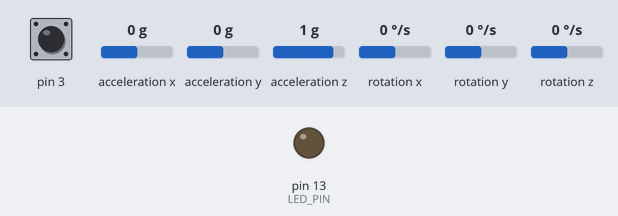
Recording of a sketch running on a simulated Arduino Leonardo, built with avr-gcc and run on an emulated ATmega32U4. On the bench: output pins drawn as LEDs (lit = HIGH). Dashed ring = blinking. Inputs (shaded band) come from the test bench; at power-on: pin 3 HIGH, acceleration x 0 g, acceleration y 0 g, acceleration z 1 g, rotation x 0 °/s, rotation y 0 °/s, rotation z 0 °/s. The sensor or clock chip raises its interrupt line as the real part does; what the sketch prints to the serial monitor is not drawn.

Above: at 0.1 s.
At 0.6 s:
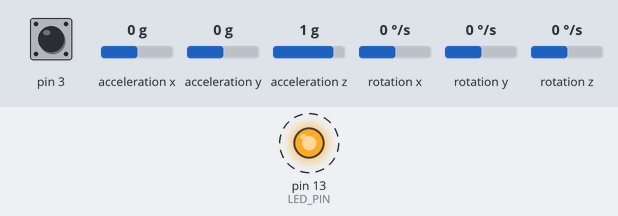
Timing chart, 0 to 3.6 s (numbered marks = the images above):
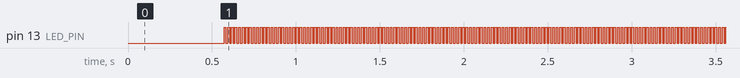

The sketch:

mpu_6050_i2cdevlibDMP.ino
```cpp
// Modification to Jeff Rowberg's code below to calculate commplementary filter data
// to be compared to the orientation angle data produced by the MPU-6050 DMP - DA

// I2C device class (I2Cdev) demonstration Arduino sketch for MPU6050 class using DMP (MotionApps v2.0)
// 6/21/2012 by Jeff Rowberg <jeff@rowberg.net>
// Updates should (hopefully) always be available at https://github.com/jrowberg/i2cdevlib
//
// Changelog:
//     2012-06-21 - added note about Arduino 1.0.1 + Leonardo compatibility error
//     2012-06-20 - improved FIFO overflow handling and simplified read process
//     2012-06-19 - completely rearranged DMP initialization code and simplification
//     2012-06-13 - pull gyro and accel data from FIFO packet instead of reading directly
//     2012-06-09 - fix broken FIFO read sequence and change interrupt detection to RISING
//     2012-06-05 - add gravity-compensated initial reference frame acceleration output
//                - add 3D math helper file to DMP6 example sketch
//                - add output and Yaw/Pitch/Roll output formats
//     2012-06-04 - remove accel offset clearing for better results (thanks Sungon Lee)
//     2012-06-01 - fixed gyro sensitivity to be 2000 deg/sec instead of 250
//     2012-05-30 - basic DMP initialization working

/* ============================================
I2Cdev device library code is placed under the MIT license
Copyright (c) 2012 Jeff Rowberg

Permission is hereby granted, free of charge, to any person obtaining a copy
of this software and associated documentation files (the "Software"), to deal
in the Software without restriction, including without limitation the rights
to use, copy, modify, merge, publish, distribute, sublicense, and/or sell
copies of the Software, and to permit persons to whom the Software is
furnished to do so, subject to the following conditions:

The above copyright notice and this permission notice shall be included in
all copies or substantial portions of the Software.

THE SOFTWARE IS PROVIDED "AS IS", WITHOUT WARRANTY OF ANY KIND, EXPRESS OR
IMPLIED, INCLUDING BUT NOT LIMITED TO THE WARRANTIES OF MERCHANTABILITY,
FITNESS FOR A PARTICULAR PURPOSE AND NONINFRINGEMENT. IN NO EVENT SHALL THE
AUTHORS OR COPYRIGHT HOLDERS BE LIABLE FOR ANY CLAIM, DAMAGES OR OTHER
LIABILITY, WHETHER IN AN ACTION OF CONTRACT, TORT OR OTHERWISE, ARISING FROM,
OUT OF OR IN CONNECTION WITH THE SOFTWARE OR THE USE OR OTHER DEALINGS IN
THE SOFTWARE.
===============================================
*/

// Arduino Wire library is required if I2Cdev I2CDEV_ARDUINO_WIRE implementation
// is used in I2Cdev.h
#include "Wire.h"

// I2Cdev and MPU6050 must be installed as libraries, or else the .cpp/.h files
// for both classes must be in the include path of your project
#include "I2Cdev.h"

#include "MPU6050_6Axis_MotionApps20.h"
//#include "MPU6050.h" // not necessary if using MotionApps include file

// class default I2C address is 0x68
// specific I2C addresses may be passed as a parameter here
// AD0 low = 0x68 (default for SparkFun breakout and InvenSense evaluation board)
// AD0 high = 0x69

MPU6050 mpu;

/* =========================================================================
   NOTE: In addition to connection 3.3v, GND, SDA, and SCL, this sketch
   depends on the MPU-6050's INT pin being connected to the Arduino's
   external interrupt #0 pin. On the Arduino Uno and Mega 2560, this is
   digital I/O pin 2.
 * ========================================================================= */

/* =========================================================================
   NOTE: Arduino v1.0.1 with the Leonardo board generates a compile error
   when using Serial.write(buf, len). The Teapot output uses this method.
   The solution requires a modification to the Arduino USBAPI.h file, which
   is fortunately simple, but annoying. This will be fixed in the next IDE
   release. For more info, see these links:

   http://arduino.cc/forum/index.php/topic,109987.0.html
   http://code.google.com/p/arduino/issues/detail?id=958
 * ========================================================================= */

#define LED_PIN 13 // (Arduino is 13, Teensy is 11, Teensy++ is 6)
bool blinkState = false;


// MPU control/status vars
bool dmpReady = false;  // set true if DMP init was successful
uint8_t mpuIntStatus;   // holds actual interrupt status byte from MPU
uint8_t devStatus;      // return status after each device operation (0 = success, !0 = error)
uint16_t packetSize;    // expected DMP packet size (default is 42 bytes)
uint16_t fifoCount;     // count of all bytes currently in FIFO
uint8_t fifoBuffer[64]; // FIFO storage buffer

// Orientation/motion variables
Quaternion q;
VectorFloat gravity;
float euler[3];
float ypr[3];

// Use the following global variables and access functions to help store the overall
// rotation angle of the sensor
unsigned long last_read_time;
float         last_x_angle;  // These are the filtered angles
float         last_y_angle;
float         last_z_angle;
float         last_gyro_x_angle;  // Store the gyro angles to compare drift
float         last_gyro_y_angle;
float         last_gyro_z_angle;

void set_last_read_angle_data(unsigned long time, float x, float y, float z, float x_gyro, float y_gyro, float z_gyro) {
  last_read_time = time;
  last_x_angle = x;
  last_y_angle = y;
  last_z_angle = z;
  last_gyro_x_angle = x_gyro;
  last_gyro_y_angle = y_gyro;
  last_gyro_z_angle = z_gyro;
}

inline unsigned long get_last_time() {return last_read_time;}
inline float get_last_x_angle() {return last_x_angle;}
inline float get_last_y_angle() {return last_y_angle;}
inline float get_last_z_angle() {return last_z_angle;}
inline float get_last_gyro_x_angle() {return last_gyro_x_angle;}
inline float get_last_gyro_y_angle() {return last_gyro_y_angle;}
inline float get_last_gyro_z_angle() {return last_gyro_z_angle;}

//  Use the following global variables
//  to calibrate the gyroscope sensor and accelerometer readings
float    base_x_gyro = 0;
float    base_y_gyro = 0;
float    base_z_gyro = 0;
float    base_x_accel = 0;
float    base_y_accel = 0;
float    base_z_accel = 0;
float yawOffset;

// This global variable tells us how to scale gyroscope data
float    GYRO_FACTOR;

// This global varible tells how to scale acclerometer data
float    ACCEL_FACTOR;

// Variables to store the values from the sensor readings
int16_t ax, ay, az;
int16_t gx, gy, gz;

// Buffer for data output
char dataOut[256];
// ================================================================
// ===               INTERRUPT DETECTION ROUTINE                ===
// ================================================================

volatile bool mpuInterrupt = false;     // indicates whether MPU interrupt pin has gone high
void dmpDataReady() {
    mpuInterrupt = true;
}

// ================================================================
// ===                CALIBRATION_ROUTINE                       ===
// ================================================================
// Simple calibration - just average first few readings to subtract
// from the later data
void calibrate_sensors() {
  int       num_readings = 10;

  // Discard the first reading (don't know if this is needed or
  // not, however, it won't hurt.)
  mpu.getMotion6(&ax, &ay, &az, &gx, &gy, &gz);

  // Read and average the raw values
  for (int i = 0; i < num_readings; i++) {
    mpu.getMotion6(&ax, &ay, &az, &gx, &gy, &gz);
    base_x_gyro += gx;
    base_y_gyro += gy;
    base_z_gyro += gz;
    base_x_accel += ax;
    base_y_accel += ay;
    base_y_accel += az;
  }

  base_x_gyro /= num_readings;
  base_y_gyro /= num_readings;
  base_z_gyro /= num_readings;
  base_x_accel /= num_readings;
  base_y_accel /= num_readings;
  base_z_accel /= num_readings;
}

// ================================================================
// ===                      INITIAL SETUP                       ===
// ================================================================


#define reed A0//pin connected to read switch

//storage variable
int reedVal;
int lastReedVal =1023;
//speed Sensor Reeder

void setup() {
    // join I2C bus (I2Cdev library doesn't do this automatically)
    Wire.begin();

    // initialize serial communication
    Serial.begin(57600);
    while (!Serial); // wait for Leonardo enumeration, others continue immediately

    // NOTE: 8MHz or slower host processors, like the Teensy @ 3.3v or Ardunio
    // Pro Mini running at 3.3v, cannot handle this baud rate reliably due to
    // the baud timing being too misaligned with processor ticks. You must use
    // 38400 or slower in these cases, or use some kind of external separate
    // crystal solution for the UART timer.

    // initialize device
    Serial.println(F("Initializing I2C devices..."));
    mpu.initialize();

    // verify connection
    Serial.println(F("Testing device connections..."));
    Serial.println(mpu.testConnection() ? F("MPU6050 connection successful") : F("MPU6050 connection failed"));

    /*  No waiting necessary for this version
    // wait for ready
    Serial.println(F("\nSend any character to begin DMP programming and demo: "));
    while (Serial.available() && Serial.read()); // empty buffer
    while (!Serial.available());                 // wait for data
    while (Serial.available() && Serial.read()); // empty buffer again
    */

    // load and configure the DMP
    Serial.println(F("Initializing DMP..."));
    devStatus = mpu.dmpInitialize();

    // make sure it worked (returns 0 if so)
    if (devStatus == 0) {
        // turn on the DMP, now that it's ready
        Serial.println(F("Enabling DMP..."));
        mpu.setDMPEnabled(true);

        // enable Arduino interrupt detection
        Serial.println(F("Enabling interrupt detection (Arduino external interrupt 0)..."));
        attachInterrupt(0, dmpDataReady, RISING);
        mpuIntStatus = mpu.getIntStatus();

        // set our DMP Ready flag so the main loop() function knows it's okay to use it
        Serial.println(F("DMP ready! Waiting for first interrupt..."));
        dmpReady = true;

        // Set the full scale range of the gyro
        uint8_t FS_SEL = 0;
        //mpu.setFullScaleGyroRange(FS_SEL);

        // get default full scale value of gyro - may have changed from default
        // function call returns values between 0 and 3
        uint8_t READ_FS_SEL = mpu.getFullScaleGyroRange();
        Serial.print("FS_SEL = ");
        Serial.println(READ_FS_SEL);
        GYRO_FACTOR = 131.0/(FS_SEL + 1);


        // get default full scale value of accelerometer - may not be default value.
        // Accelerometer scale factor doesn't reall matter as it divides out
        uint8_t READ_AFS_SEL = mpu.getFullScaleAccelRange();
        Serial.print("AFS_SEL = ");
        Serial.println(READ_AFS_SEL);
        //ACCEL_FACTOR = 16384.0/(AFS_SEL + 1);

        // Set the full scale range of the accelerometer
        //uint8_t AFS_SEL = 0;
        //mpu.setFullScaleAccelRange(AFS_SEL);

        // get expected DMP packet size for later comparison
        packetSize = mpu.dmpGetFIFOPacketSize();
    } else {
        // ERROR!
        // 1 = initial memory load failed
        // 2 = DMP configuration updates failed
        // (if it's going to break, usually the code will be 1)
        Serial.print(F("DMP Initialization failed (code "));
        Serial.print(devStatus);
        Serial.println(F(")"));
    }

    // configure LED for output
    pinMode(LED_PIN, OUTPUT);

    // get calibration values for sensors
    calibrate_sensors();
    set_last_read_angle_data(millis(), 0, 0, 0, 0, 0, 0);
}


// ================================================================
// ===                    MAIN PROGRAM LOOP                     ===
// ================================================================

void loop() {
    const float RADIANS_TO_DEGREES = 57.2958; //180/3.14159

    // if programming failed, don't try to do anything
    if (!dmpReady) return;

    unsigned long t_now = millis();

    // wait for MPU interrupt or extra packet(s) available
    while (!mpuInterrupt && fifoCount < packetSize) {

        // Keep calculating the values of the complementary filter angles for comparison with DMP here
        // Read the raw accel/gyro values from the MPU-6050
        mpu.getMotion6(&ax, &ay, &az, &gx, &gy, &gz);

        // Get time of last raw data read
        unsigned long t_now = millis();

        // Remove offsets and scale gyro data
        float gyro_x = (gx - base_x_gyro)/GYRO_FACTOR;
        float gyro_y = (gy - base_y_gyro)/GYRO_FACTOR;
        float gyro_z = (gz - base_z_gyro)/GYRO_FACTOR;
        float accel_x = ax; // - base_x_accel;
        float accel_y = ay; // - base_y_accel;
        float accel_z = az; // - base_z_accel;


        float accel_angle_y = atan(-1*accel_x/sqrt(pow(accel_y,2) + pow(accel_z,2)))*RADIANS_TO_DEGREES;
        float accel_angle_x = atan(accel_y/sqrt(pow(accel_x,2) + pow(accel_z,2)))*RADIANS_TO_DEGREES;
        float accel_angle_z = 0;

        // Compute the (filtered) gyro angles
        float dt =(t_now - get_last_time())/1000.0;
        float gyro_angle_x = gyro_x*dt + get_last_x_angle();
        float gyro_angle_y = gyro_y*dt + get_last_y_angle();
        float gyro_angle_z = gyro_z*dt + get_last_z_angle();

        // Compute the drifting gyro angles
        float unfiltered_gyro_angle_x = gyro_x*dt + get_last_gyro_x_angle();
        float unfiltered_gyro_angle_y = gyro_y*dt + get_last_gyro_y_angle();
        float unfiltered_gyro_angle_z = gyro_z*dt + get_last_gyro_z_angle();

        // Apply the complementary filter to figure out the change in angle - choice of alpha is
        // estimated now.  Alpha depends on the sampling rate...
        const float alpha = 0.96;
        float angle_x = alpha*gyro_angle_x + (1.0 - alpha)*accel_angle_x;
        float angle_y = alpha*gyro_angle_y + (1.0 - alpha)*accel_angle_y;
        float angle_z = gyro_angle_z;  //Accelerometer doesn't give z-angle

        // Update the saved data with the latest values
        set_last_read_angle_data(t_now, angle_x, angle_y, angle_z, unfiltered_gyro_angle_x, unfiltered_gyro_angle_y, unfiltered_gyro_angle_z);
    }

    // reset interrupt flag and get INT_STATUS byte
    mpuInterrupt = false;
    mpuIntStatus = mpu.getIntStatus();

    // get current FIFO count
    fifoCount = mpu.getFIFOCount();

    // check for overflow (this should never happen unless our code is too inefficient)
    if ((mpuIntStatus & 0x10) || fifoCount == 1024) {
        // reset so we can continue cleanly
        mpu.resetFIFO();
        Serial.println(F("FIFO overflow!"));

    // otherwise, check for DMP data ready interrupt (this should happen frequently)
    } else if (mpuIntStatus & 0x02) {
        // wait for correct available data length, should be a VERY short wait
        while (fifoCount < packetSize) fifoCount = mpu.getFIFOCount();

        // read a packet from FIFO
        mpu.getFIFOBytes(fifoBuffer, packetSize);

        // track FIFO count here in case there is > 1 packet available
        // (this lets us immediately read more without waiting for an interrupt)
        fifoCount -= packetSize;

        // Obtain Euler angles from buffer
        //mpu.dmpGetQuaternion(&q, fifoBuffer);
        //mpu.dmpGetEuler(euler, &q);

        // Obtain YPR angles from buffer
        mpu.dmpGetQuaternion(&q, fifoBuffer);
        mpu.dmpGetGravity(&gravity, &q);
        mpu.dmpGetYawPitchRoll(ypr, &q, &gravity);

        if(millis()<60000) yawOffset = ypr[2];
       // Output complementary data and DMP data to the serial port.  The signs on the data needed to be
       // fudged to get the angle direction correct.
       Serial.print("DMP:");
       Serial.print((ypr[2]-yawOffset)*RADIANS_TO_DEGREES, 2);
       Serial.print(":");
       Serial.print(-ypr[1]*RADIANS_TO_DEGREES, 2);
       Serial.print(":");
       Serial.println(ypr[0]*RADIANS_TO_DEGREES, 2);


        // blink LED to indicate activity
        blinkState = !blinkState;
        digitalWrite(LED_PIN, blinkState);
    }
}
```

Measured:
- by itself, pin 13 (LED_PIN): alternates HIGH for 0.01 s and LOW for 0.01 s
